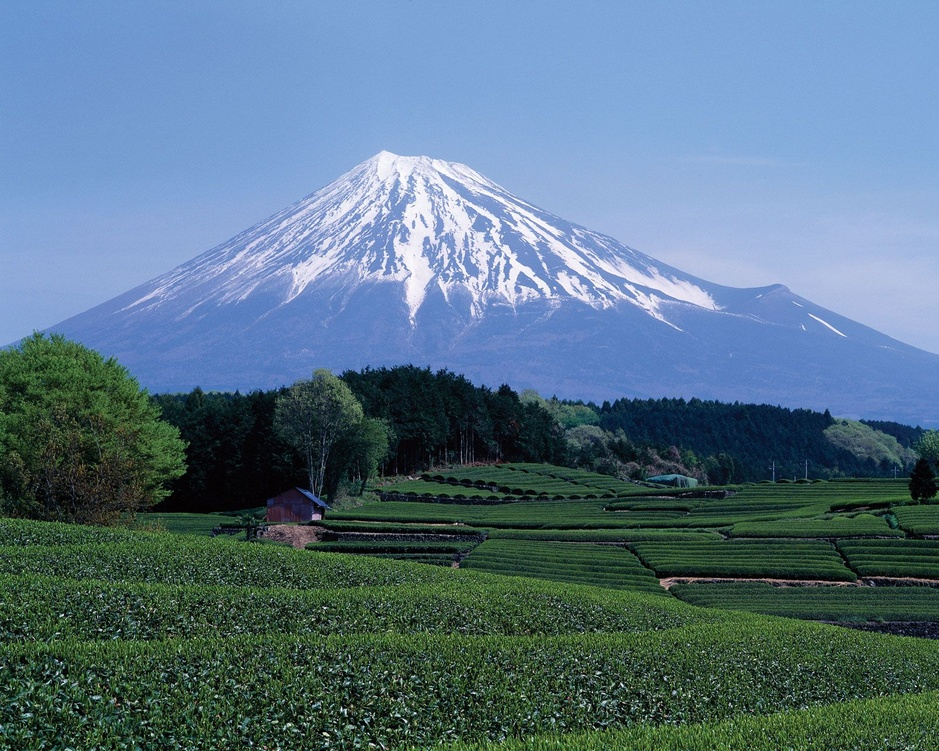
#> input picture image1.jpg, 939 x 751 px, shrunk from 1600 x 1280 before the run
$ python rgb_feature.py
#> lines starting #> are read from the running program, lines starting #| are printed output that depends on the picture
import cv2
import numpy as np
import matplotlib.pyplot as plt

# Load image and convert to RGB
img = cv2.imread("image1.jpg")
#> img is the input picture: shape (751, 939, 3); mean B, G, R 133.4, 115.4, 88.3
img = cv2.cvtColor(img, cv2.COLOR_BGR2RGB)
img = img.astype(np.float32)

# Compute vector magnitude and direction
magnitude = np.linalg.norm(img, axis=2)  # per-pixel vector magnitude
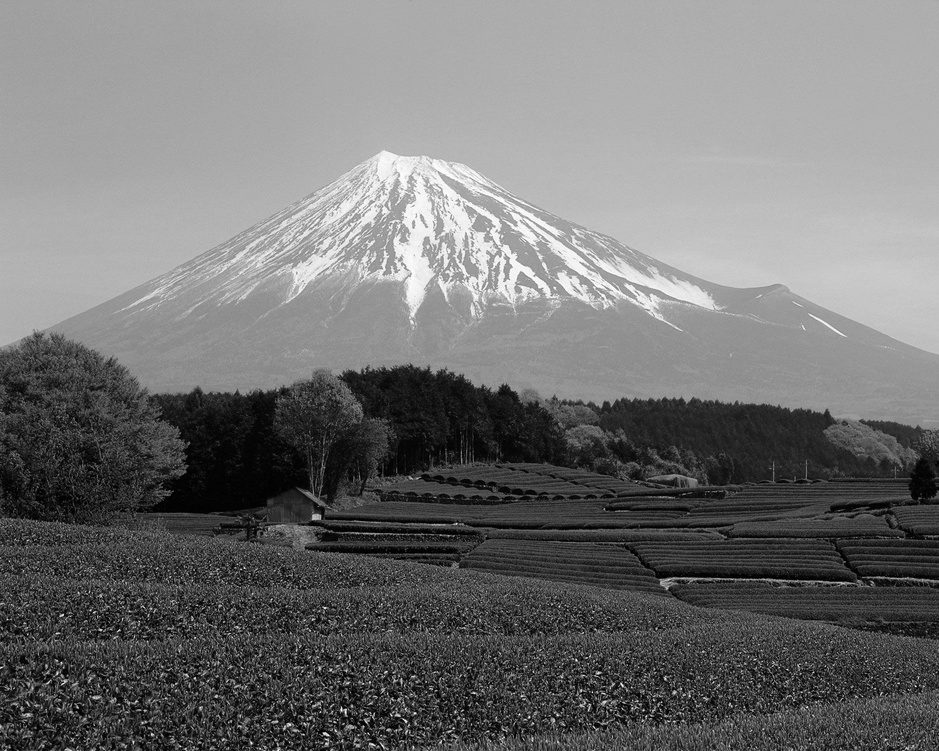
#> magnitude: shape (751, 939) float32; min 0, max 441.1, mean 199.4; drawn with min black and max white
unit_vectors = img / (magnitude[..., np.newaxis] + 1e-8)  # normalized direction vectors
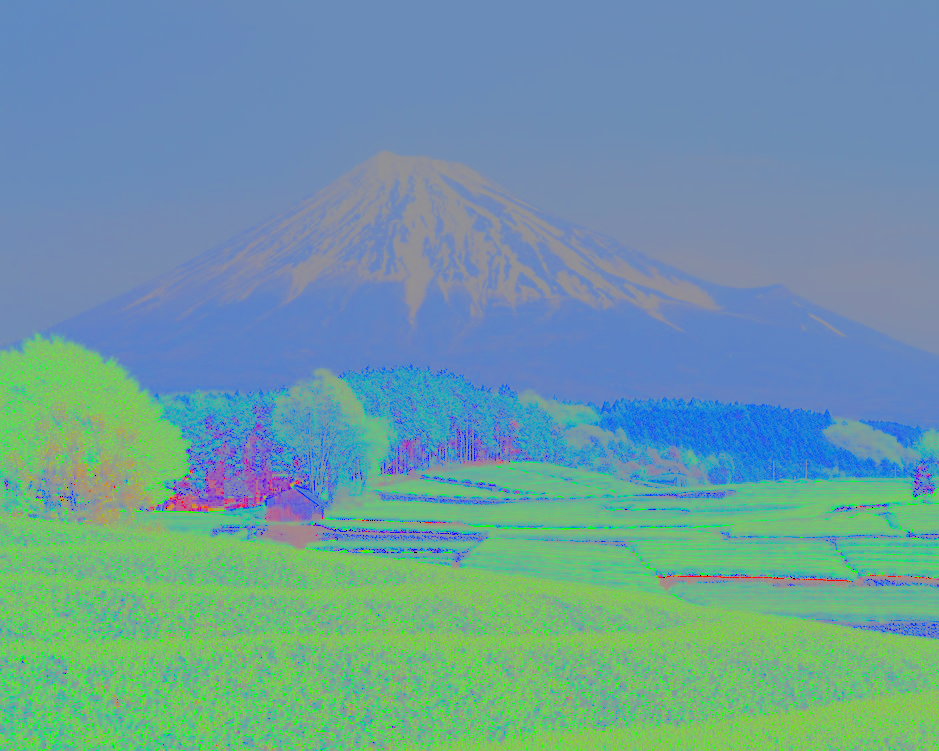
#> unit_vectors: shape (751, 939, 3) float32; mean R, G, B 0.422, 0.616, 0.628

print("Magnitude map shape:", magnitude.shape)
#| Magnitude map shape: (751, 939)
print("RGB vector map shape:", unit_vectors.shape)
#| RGB vector map shape: (751, 939, 3)

step = 20
Y, X = np.mgrid[0:img.shape[0]:step, 0:img.shape[1]:step]
U = unit_vectors[::step, ::step, 0]
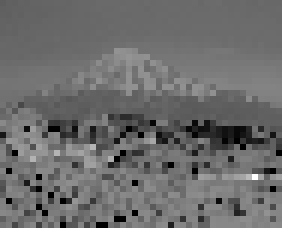
#> U: shape (38, 47) float32 (shown 6 times larger); min 0, max 1, mean 0.423
V = unit_vectors[::step, ::step, 1]
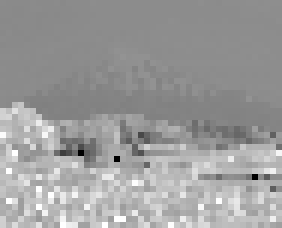
#> V: shape (38, 47) float32 (shown 6 times larger); min 0, max 1, mean 0.615

plt.figure(figsize=(6,6))
plt.imshow(img.astype(np.uint8))
plt.quiver(X, Y, U, V, color='white', scale=20)
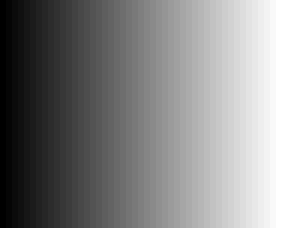
#> X: shape (38, 47) int64 (shown 6 times larger); min 0, max 920, mean 460; drawn with min black and max white
plt.title("RGB Vector Field (R-G components)")
plt.show()
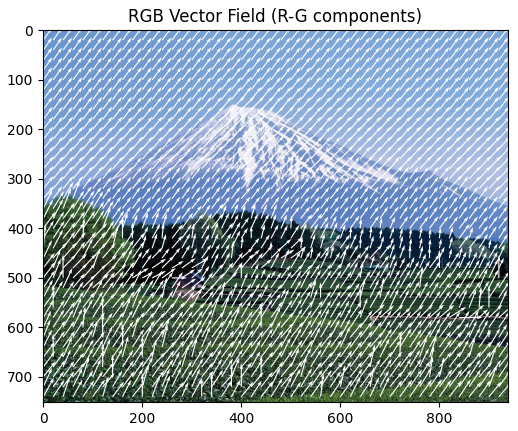
#> figure drawn by matplotlib, 1 panel

$ run again, with dog-1.jpg copied over image1.jpg
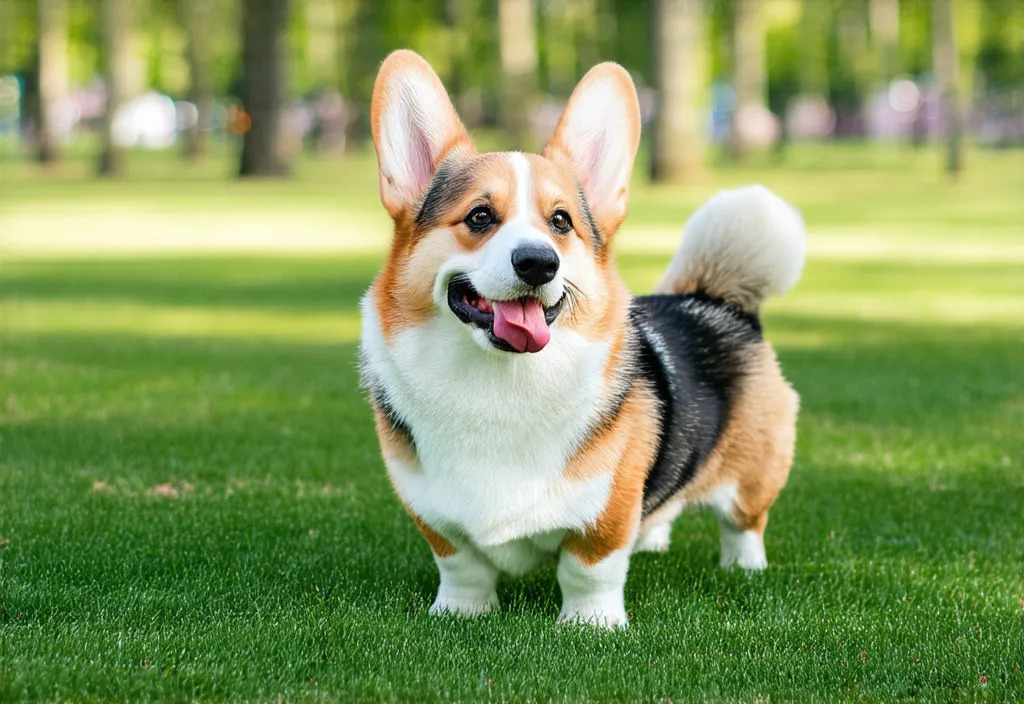
#> input picture dog-1.jpg, 1024 x 704 px
#> img is the input picture: shape (704, 1024, 3); mean B, G, R 92.9, 151.7, 131.4
#> `unit_vectors = img / (magnitude[..., np.newaxis] + 1e-8)`:
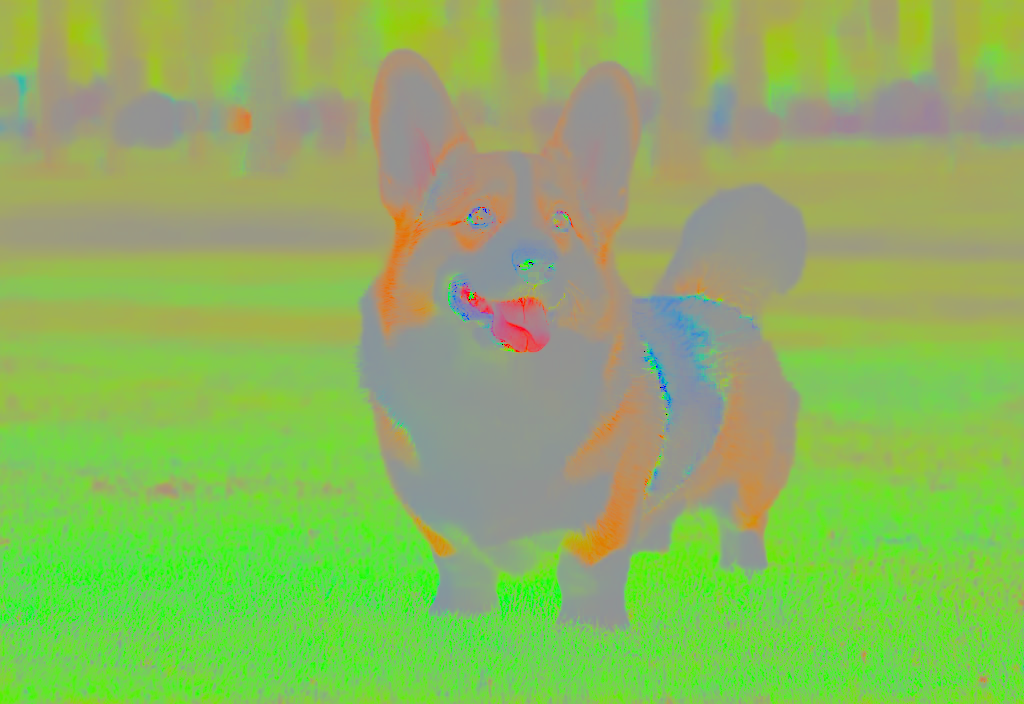
#> unit_vectors: shape (704, 1024, 3) float32; mean R, G, B 0.554, 0.713, 0.376
#| Magnitude map shape: (704, 1024)
#| RGB vector map shape: (704, 1024, 3)
#> `plt.show()`:
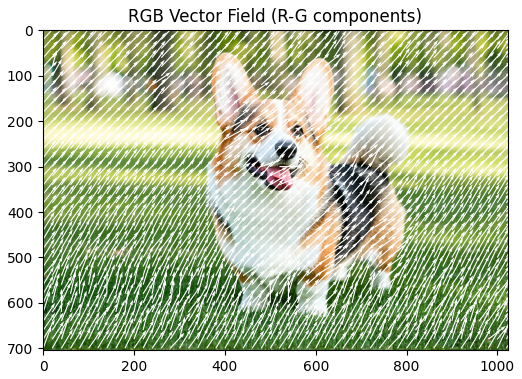
#> figure drawn by matplotlib, 1 panel
